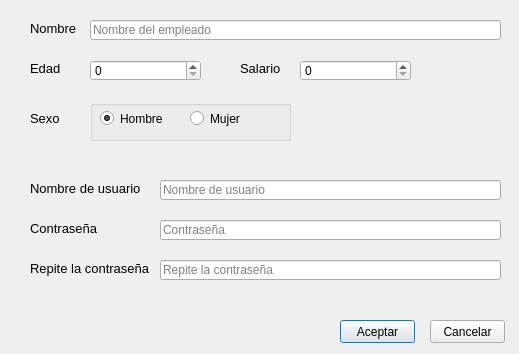
<?xml version="1.0" encoding="UTF-8"?>
<ui version="4.0">
 <class>AltaEmpleado</class>
 <widget class="QDialog" name="AltaEmpleado">
  <property name="geometry">
   <rect>
    <x>0</x>
    <y>0</y>
    <width>519</width>
    <height>354</height>
   </rect>
  </property>
  <property name="windowTitle">
   <string>Alta de empleado</string>
  </property>
  <widget class="QLineEdit" name="lineEditUsuario">
   <property name="geometry">
    <rect>
     <x>160</x>
     <y>180</y>
     <width>341</width>
     <height>20</height>
    </rect>
   </property>
   <property name="placeholderText">
    <string>Nombre de usuario</string>
   </property>
  </widget>
  <widget class="QLabel" name="label_6">
   <property name="geometry">
    <rect>
     <x>30</x>
     <y>220</y>
     <width>71</width>
     <height>16</height>
    </rect>
   </property>
   <property name="font">
    <font>
     <pointsize>10</pointsize>
    </font>
   </property>
   <property name="text">
    <string>Contraseña</string>
   </property>
  </widget>
  <widget class="QLabel" name="label_3">
   <property name="geometry">
    <rect>
     <x>240</x>
     <y>60</y>
     <width>51</width>
     <height>16</height>
    </rect>
   </property>
   <property name="font">
    <font>
     <pointsize>10</pointsize>
    </font>
   </property>
   <property name="text">
    <string>Salario</string>
   </property>
  </widget>
  <widget class="QLabel" name="label">
   <property name="geometry">
    <rect>
     <x>30</x>
     <y>20</y>
     <width>51</width>
     <height>16</height>
    </rect>
   </property>
   <property name="font">
    <font>
     <pointsize>10</pointsize>
    </font>
   </property>
   <property name="text">
    <string>Nombre</string>
   </property>
  </widget>
  <widget class="QPushButton" name="pushButtonAceptar">
   <property name="geometry">
    <rect>
     <x>340</x>
     <y>320</y>
     <width>75</width>
     <height>23</height>
    </rect>
   </property>
   <property name="text">
    <string>Aceptar</string>
   </property>
   <property name="checkable">
    <bool>false</bool>
   </property>
  </widget>
  <widget class="QLineEdit" name="lineEditContrasenia">
   <property name="geometry">
    <rect>
     <x>160</x>
     <y>220</y>
     <width>341</width>
     <height>20</height>
    </rect>
   </property>
   <property name="echoMode">
    <enum>QLineEdit::Password</enum>
   </property>
   <property name="placeholderText">
    <string>Contraseña</string>
   </property>
  </widget>
  <widget class="QLabel" name="label_5">
   <property name="geometry">
    <rect>
     <x>30</x>
     <y>180</y>
     <width>111</width>
     <height>16</height>
    </rect>
   </property>
   <property name="font">
    <font>
     <pointsize>10</pointsize>
    </font>
   </property>
   <property name="text">
    <string>Nombre de usuario</string>
   </property>
  </widget>
  <widget class="QLabel" name="label_7">
   <property name="geometry">
    <rect>
     <x>30</x>
     <y>260</y>
     <width>121</width>
     <height>16</height>
    </rect>
   </property>
   <property name="font">
    <font>
     <pointsize>10</pointsize>
    </font>
   </property>
   <property name="text">
    <string>Repite la contraseña</string>
   </property>
  </widget>
  <widget class="QPushButton" name="pushButtonCancelar">
   <property name="geometry">
    <rect>
     <x>430</x>
     <y>320</y>
     <width>75</width>
     <height>23</height>
    </rect>
   </property>
   <property name="text">
    <string>Cancelar</string>
   </property>
  </widget>
  <widget class="QLineEdit" name="lineEditNombre">
   <property name="geometry">
    <rect>
     <x>90</x>
     <y>20</y>
     <width>411</width>
     <height>20</height>
    </rect>
   </property>
   <property name="placeholderText">
    <string>Nombre del empleado</string>
   </property>
  </widget>
  <widget class="QLineEdit" name="lineEditRepiteContrasenia">
   <property name="geometry">
    <rect>
     <x>160</x>
     <y>260</y>
     <width>341</width>
     <height>20</height>
    </rect>
   </property>
   <property name="echoMode">
    <enum>QLineEdit::Password</enum>
   </property>
   <property name="placeholderText">
    <string>Repite la contraseña</string>
   </property>
  </widget>
  <widget class="QLabel" name="label_4">
   <property name="geometry">
    <rect>
     <x>30</x>
     <y>110</y>
     <width>51</width>
     <height>16</height>
    </rect>
   </property>
   <property name="font">
    <font>
     <pointsize>10</pointsize>
    </font>
   </property>
   <property name="text">
    <string>Sexo</string>
   </property>
  </widget>
  <widget class="QLabel" name="label_2">
   <property name="geometry">
    <rect>
     <x>30</x>
     <y>60</y>
     <width>51</width>
     <height>16</height>
    </rect>
   </property>
   <property name="font">
    <font>
     <pointsize>10</pointsize>
    </font>
   </property>
   <property name="text">
    <string>Edad</string>
   </property>
  </widget>
  <widget class="QGroupBox" name="groupBoxSexo">
   <property name="geometry">
    <rect>
     <x>90</x>
     <y>100</y>
     <width>201</width>
     <height>41</height>
    </rect>
   </property>
   <property name="title">
    <string/>
   </property>
   <widget class="QRadioButton" name="radioButtonHombre">
    <property name="geometry">
     <rect>
      <x>10</x>
      <y>10</y>
      <width>82</width>
      <height>17</height>
     </rect>
    </property>
    <property name="text">
     <string>Hombre</string>
    </property>
    <property name="checked">
     <bool>true</bool>
    </property>
   </widget>
   <widget class="QRadioButton" name="radioButtonMujer">
    <property name="geometry">
     <rect>
      <x>100</x>
      <y>10</y>
      <width>82</width>
      <height>17</height>
     </rect>
    </property>
    <property name="text">
     <string>Mujer</string>
    </property>
   </widget>
  </widget>
  <widget class="QSpinBox" name="spinBoxEdad">
   <property name="geometry">
    <rect>
     <x>90</x>
     <y>60</y>
     <width>111</width>
     <height>21</height>
    </rect>
   </property>
  </widget>
  <widget class="QSpinBox" name="spinBoxSalario">
   <property name="geometry">
    <rect>
     <x>300</x>
     <y>60</y>
     <width>111</width>
     <height>21</height>
    </rect>
   </property>
   <property name="maximum">
    <number>10000</number>
   </property>
  </widget>
 </widget>
 <resources/>
 <connections/>
</ui>
